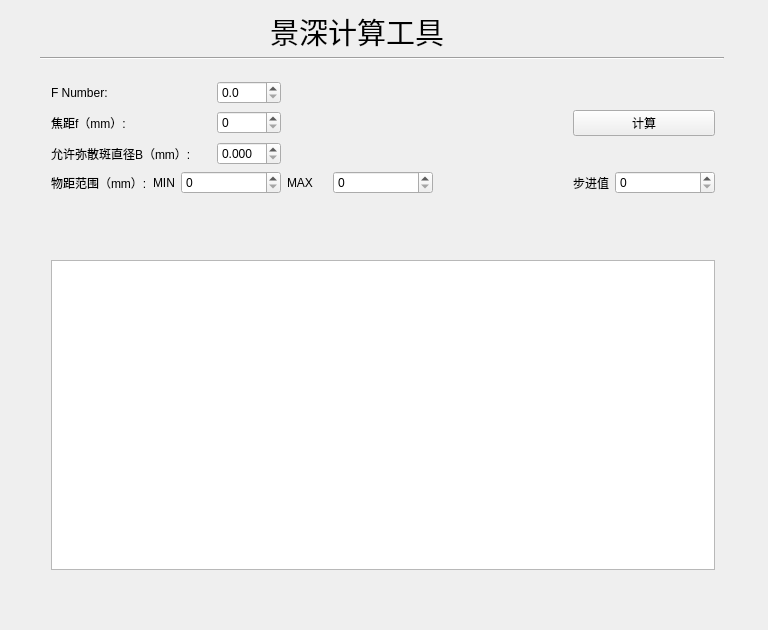
<?xml version="1.0" encoding="UTF-8"?>
<ui version="4.0">
 <class>DOFClass</class>
 <widget class="QMainWindow" name="DOFClass">
  <property name="geometry">
   <rect>
    <x>0</x>
    <y>0</y>
    <width>768</width>
    <height>630</height>
   </rect>
  </property>
  <property name="sizePolicy">
   <sizepolicy hsizetype="Preferred" vsizetype="Preferred">
    <horstretch>0</horstretch>
    <verstretch>0</verstretch>
   </sizepolicy>
  </property>
  <property name="minimumSize">
   <size>
    <width>768</width>
    <height>630</height>
   </size>
  </property>
  <property name="maximumSize">
   <size>
    <width>768</width>
    <height>630</height>
   </size>
  </property>
  <property name="windowTitle">
   <string>DOF</string>
  </property>
  <widget class="QWidget" name="centralWidget">
   <widget class="QLabel" name="label_5">
    <property name="geometry">
     <rect>
      <x>270</x>
      <y>10</y>
      <width>231</width>
      <height>41</height>
     </rect>
    </property>
    <property name="sizePolicy">
     <sizepolicy hsizetype="Preferred" vsizetype="Expanding">
      <horstretch>0</horstretch>
      <verstretch>0</verstretch>
     </sizepolicy>
    </property>
    <property name="font">
     <font>
      <family>黑体</family>
      <pointsize>22</pointsize>
     </font>
    </property>
    <property name="focusPolicy">
     <enum>Qt::TabFocus</enum>
    </property>
    <property name="text">
     <string>景深计算工具</string>
    </property>
    <property name="textFormat">
     <enum>Qt::RichText</enum>
    </property>
   </widget>
   <widget class="Line" name="line">
    <property name="geometry">
     <rect>
      <x>40</x>
      <y>50</y>
      <width>684</width>
      <height>16</height>
     </rect>
    </property>
    <property name="orientation">
     <enum>Qt::Horizontal</enum>
    </property>
   </widget>
   <widget class="QWidget" name="layoutWidget">
    <property name="geometry">
     <rect>
      <x>40</x>
      <y>70</y>
      <width>686</width>
      <height>511</height>
     </rect>
    </property>
    <layout class="QGridLayout" name="gridLayout_2">
     <item row="0" column="0">
      <layout class="QGridLayout" name="gridLayout">
       <item row="0" column="0">
        <widget class="QLabel" name="label_3">
         <property name="text">
          <string>F Number:</string>
         </property>
        </widget>
       </item>
       <item row="0" column="3">
        <widget class="QDoubleSpinBox" name="doubleSpinBox">
         <property name="decimals">
          <number>1</number>
         </property>
         <property name="singleStep">
          <double>0.100000000000000</double>
         </property>
        </widget>
       </item>
       <item row="1" column="0">
        <widget class="QLabel" name="label">
         <property name="text">
          <string>焦距f（mm）:</string>
         </property>
        </widget>
       </item>
       <item row="1" column="3">
        <widget class="QSpinBox" name="spinBox"/>
       </item>
       <item row="2" column="0" colspan="3">
        <widget class="QLabel" name="label_4">
         <property name="text">
          <string>允许弥散斑直径B（mm）:</string>
         </property>
        </widget>
       </item>
       <item row="2" column="3">
        <widget class="QDoubleSpinBox" name="doubleSpinBox_2">
         <property name="decimals">
          <number>3</number>
         </property>
         <property name="singleStep">
          <double>0.010000000000000</double>
         </property>
        </widget>
       </item>
       <item row="3" column="0">
        <widget class="QLabel" name="label_2">
         <property name="text">
          <string>物距范围（mm）:</string>
         </property>
        </widget>
       </item>
       <item row="3" column="1">
        <widget class="QLabel" name="label_6">
         <property name="text">
          <string>MIN</string>
         </property>
        </widget>
       </item>
       <item row="3" column="2" colspan="2">
        <widget class="QSpinBox" name="spinBox_2">
         <property name="sizePolicy">
          <sizepolicy hsizetype="Minimum" vsizetype="Fixed">
           <horstretch>0</horstretch>
           <verstretch>0</verstretch>
          </sizepolicy>
         </property>
         <property name="minimumSize">
          <size>
           <width>100</width>
           <height>0</height>
          </size>
         </property>
         <property name="maximum">
          <number>999999999</number>
         </property>
        </widget>
       </item>
       <item row="3" column="4">
        <widget class="QLabel" name="label_7">
         <property name="text">
          <string>MAX</string>
         </property>
        </widget>
       </item>
       <item row="3" column="5">
        <widget class="QSpinBox" name="spinBox_3">
         <property name="sizePolicy">
          <sizepolicy hsizetype="Minimum" vsizetype="Fixed">
           <horstretch>0</horstretch>
           <verstretch>0</verstretch>
          </sizepolicy>
         </property>
         <property name="minimumSize">
          <size>
           <width>100</width>
           <height>0</height>
          </size>
         </property>
         <property name="maximum">
          <number>999999999</number>
         </property>
        </widget>
       </item>
       <item row="3" column="6">
        <spacer name="horizontalSpacer_2">
         <property name="orientation">
          <enum>Qt::Horizontal</enum>
         </property>
         <property name="sizeType">
          <enum>QSizePolicy::Expanding</enum>
         </property>
         <property name="sizeHint" stdset="0">
          <size>
           <width>120</width>
           <height>20</height>
          </size>
         </property>
        </spacer>
       </item>
       <item row="3" column="7">
        <widget class="QLabel" name="label_8">
         <property name="text">
          <string>步进值</string>
         </property>
        </widget>
       </item>
       <item row="3" column="8">
        <widget class="QSpinBox" name="spinBox_4">
         <property name="minimumSize">
          <size>
           <width>100</width>
           <height>0</height>
          </size>
         </property>
         <property name="maximum">
          <number>999999999</number>
         </property>
        </widget>
       </item>
       <item row="1" column="7" colspan="2">
        <widget class="QPushButton" name="pushButton">
         <property name="sizePolicy">
          <sizepolicy hsizetype="Minimum" vsizetype="Fixed">
           <horstretch>0</horstretch>
           <verstretch>0</verstretch>
          </sizepolicy>
         </property>
         <property name="minimumSize">
          <size>
           <width>100</width>
           <height>0</height>
          </size>
         </property>
         <property name="text">
          <string>计算</string>
         </property>
        </widget>
       </item>
       <item row="2" column="4">
        <widget class="QPushButton" name="pushButton_2">
         <property name="text">
          <string notr="true"/>
         </property>
         <property name="icon">
          <iconset resource="dof.qrc">
           <normaloff>:/File/Resources/bangzhu.png</normaloff>:/File/Resources/bangzhu.png</iconset>
         </property>
         <property name="flat">
          <bool>true</bool>
         </property>
        </widget>
       </item>
      </layout>
     </item>
     <item row="1" column="0">
      <spacer name="verticalSpacer">
       <property name="orientation">
        <enum>Qt::Vertical</enum>
       </property>
       <property name="sizeType">
        <enum>QSizePolicy::Fixed</enum>
       </property>
       <property name="sizeHint" stdset="0">
        <size>
         <width>20</width>
         <height>60</height>
        </size>
       </property>
      </spacer>
     </item>
     <item row="2" column="0">
      <widget class="QTableWidget" name="tableWidget">
       <property name="focusPolicy">
        <enum>Qt::StrongFocus</enum>
       </property>
       <property name="editTriggers">
        <set>QAbstractItemView::NoEditTriggers</set>
       </property>
       <property name="selectionBehavior">
        <enum>QAbstractItemView::SelectRows</enum>
       </property>
       <property name="textElideMode">
        <enum>Qt::ElideMiddle</enum>
       </property>
      </widget>
     </item>
    </layout>
   </widget>
  </widget>
 </widget>
 <layoutdefault spacing="6" margin="11"/>
 <resources>
  <include location="dof.qrc"/>
 </resources>
 <connections/>
</ui>
